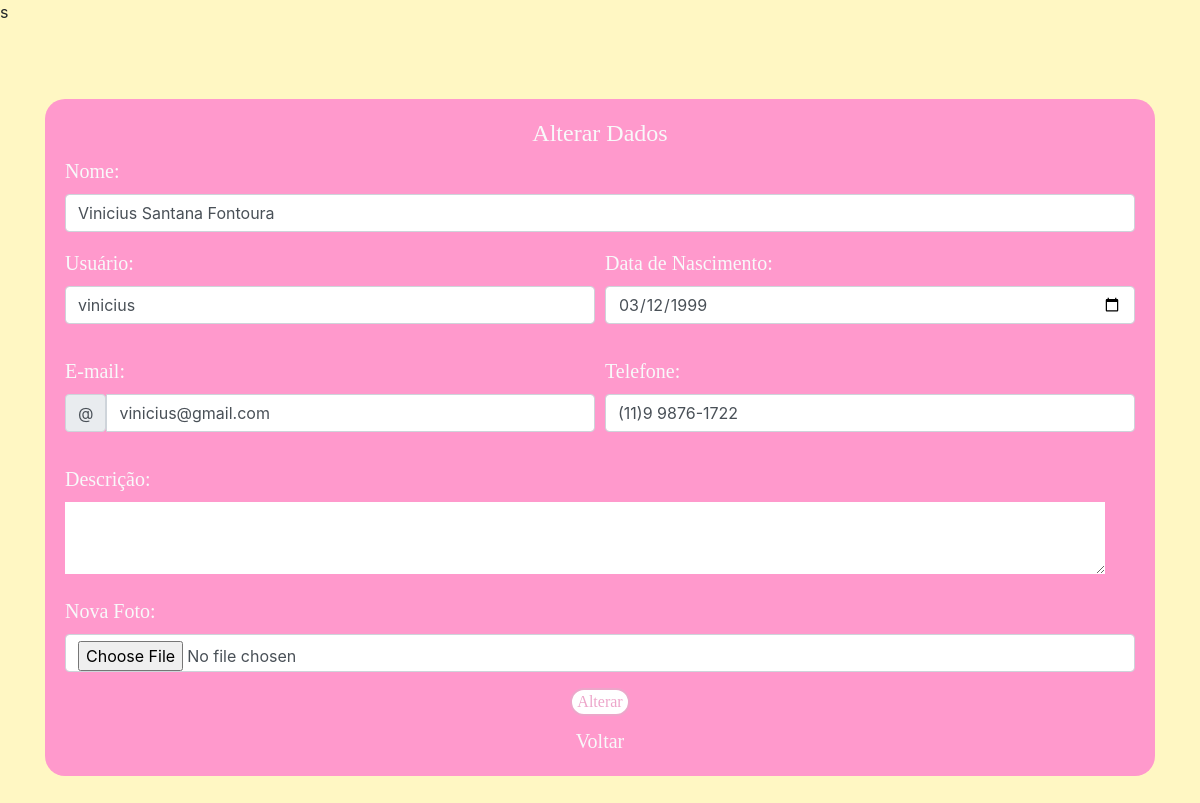
/editar_adm.php (signed in), run on the app's committed database.
### tables this page shows
CREATE TABLE IF NOT EXISTS `cadastro` (
  `id_usuario` int(11) NOT NULL AUTO_INCREMENT,
  `nome` varchar(150) NOT NULL,
  `usuario` varchar(20) NOT NULL,
  `senha` varchar(50) NOT NULL,
  `email` varchar(100) NOT NULL,
  `cep` varchar(20) DEFAULT NULL,
  `uf` varchar(50) DEFAULT NULL,
  `ibge` varchar(20) DEFAULT NULL,
  `cidade` varchar(100) DEFAULT NULL,
  `bairro` varchar(100) DEFAULT NULL,
  `rua` varchar(100) DEFAULT NULL,
  `numero` varchar(100) DEFAULT NULL,
  `telefone` varchar(15) NOT NULL,
  `arquivo` varchar(50) DEFAULT NULL,
  `dt_nascimento` date DEFAULT NULL,
  `coren` varchar(100) DEFAULT NULL,
  `foto` varchar(50) DEFAULT NULL,
  `descricao` varchar(8000) DEFAULT NULL,
  `categoria` varchar(100) DEFAULT NULL,
  PRIMARY KEY (`id_usuario`),
  UNIQUE KEY `usuario` (`usuario`),
  UNIQUE KEY `email` (`email`),
  UNIQUE KEY `coren` (`coren`)
);

### editar_adm.php (the view, shortened to what this page needs)
<?php
	include('conexao.php');
?>
<!DOCTYPE html>
<html lang="pt-br">
	<head>
		<link rel="stylesheet" type="text/css" href="css/bootstrap.min.css">
		<link rel="stylesheet" type="text/css" href="estilo2.css">
	</head>
	<body>
		<?php
			$sql10 ='select * from cadastro where id_usuario='.$_SESSION['id_user'].';';
			$banc10 = mysqli_query($conexao, $sql10);
			$informacao = mysqli_fetch_array($banc10);
		?>
		<section class="container">
			<section class="pglogin">
				<section style="background-color: rgba(255, 153, 204, 1); padding: 20px; border-radius: 20px;">
					<form name="Login" method="POST" action="#" enctype="multipart/form-data">
						<h4 align="center" class="text-light" style="font-family: Berlin Sans FB">Alterar Dados</h4>
							<div class="form-group">
							    <label for="nome" class="text-light corlink">Nome:</label>
							    <input type="text" name="nome" class="form-control" id="nome" placeholder="Nome Completo" value="<?php echo($informacao['nome']) ?>">
							</div>
							<div class="form-row">
							    <div class="form-group col-md-6">
							      	<label for="usuario" class="text-light corlink">Usuário:</label>
							      	<input type="text" name="usuario" class="form-control" id="usuario" value="<?php echo($informacao['usuario']) ?>">
							    </div>
							    <div class="form-group col-md-6">
							      	<label for="dt_nascimento" class="text-light corlink">Data de Nascimento:</label>
							      	<div class="input-group mb-3">
								      	<input type="date" name="dt_nascimento" class="form-control" id="dt_nascimento" value="<?php echo($informacao['dt_nascimento']) ?>">
								     </div>
							    </div>
							</div>
							<div class="form-row">
							    <div class="form-group col-md-6">
							      	<label for="email" class="text-light corlink">E-mail:</label>
							      	<div class="input-group mb-3">
								      	<span class="input-group-text" id="basic-addon1">@</span>
								      	<input type="email" name="email" class="form-control" id="email" value="<?php echo($informacao['email']) ?>">
								     </div>
							    </div>
							    <div class="form-group col-md-6">
							      	<label for="telefone" class="text-light corlink">Telefone:</label>
							      	<input type="text" name="telefone" class="form-control" id="telefone" placeholder="(XX)X XXXX-XXXX" onkeypress="$(this).mask('(00)0 0000-0000')" value="<?php echo($informacao['telefone']) ?>">
							    </div>
							</div>
							<div class="form-group">
							    <label for="descricao" class="text-light corlink">Descrição:</label><br>
							    <textarea cols="100%" rows="3" type="text" name="descricao" maxlength="256">
							    	<?php echo($informacao['descricao']) ?>
							    </textarea>
							</div>
							<div class="form-group">
							    <label for="foto" class="text-light corlink">Nova Foto:</label>
							    <input type="file" name="foto" class="form-control" id="nome" placeholder="Foto">
							</div>
							<div align="center">
								<button type="submit" name="Alterar" value="Alterar" class="bot" style="margin-bottom: 10px;">Alterar</button><br>
							<a href="perfil_cuidador.php" class="corlink text-light" >Voltar</a>
						</div>
					</form>
				</section>
			</section>
		</section>
	</body>
</html>

### estilo2.css (style rules this page uses)
* { margin: 0px; padding: 0px; border: 0px; }
body { background-color: #fff7c3; }
.bot { background-color: #fff; border: 2px solid #eda6ca; border-radius: 20px; color: #eda6ca; font-family: 'Berlin Sans FB'; padding-left: 5px; padding-right: 5px; }
.pglogin { margin-top: 75px; margin-left: auto; margin-right: auto; margin-bottom: 50px; }
.corlink { text-decoration: none; font-size: 20px; font-family: "Berlin Sans FB"; }

### data on the page
cadastro: nome "Vinicius Santana Fontoura", usuario "vinicius", dt_nascimento "03/12/1999", email "vinicius@gmail.com", telefone "(11)9 9876-1722"
